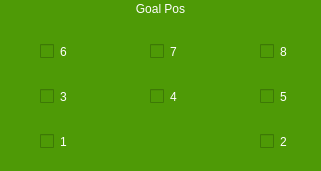
   <widget class="QGroupBox" name="gb_field">
    <property name="geometry">
     <rect>
      <x>250</x>
      <y>170</y>
      <width>321</width>
      <height>171</height>
     </rect>
    </property>
    <property name="styleSheet">
     <string notr="true">background-color: rgb(78, 154, 6);
color: rgb(255, 255, 255);
border-radius: 5%;
</string>
    </property>
    <property name="title">
     <string>Goal Pos</string>
    </property>
    <property name="alignment">
     <set>Qt::AlignCenter</set>
    </property>
    <property name="flat">
     <bool>true</bool>
    </property>
    <property name="checked">
     <bool>false</bool>
    </property>
    <widget class="QCheckBox" name="dummyBot7">
     <property name="geometry">
      <rect>
       <x>150</x>
       <y>40</y>
       <width>31</width>
       <height>23</height>
      </rect>
     </property>
     <property name="styleSheet">
      <string notr="true">border : none;</string>
     </property>
     <property name="text">
      <string>7</string>
     </property>
    </widget>
    <widget class="QCheckBox" name="dummyBot4">
     <property name="geometry">
      <rect>
       <x>150</x>
       <y>85</y>
       <width>31</width>
       <height>23</height>
      </rect>
     </property>
     <property name="styleSheet">
      <string notr="true">border : none;</string>
     </property>
     <property name="text">
      <string>4</string>
     </property>
    </widget>
    <widget class="QCheckBox" name="dummyBot5">
     <property name="geometry">
      <rect>
       <x>260</x>
       <y>85</y>
       <width>31</width>
       <height>23</height>
      </rect>
     </property>
     <property name="styleSheet">
      <string notr="true">border : none;</string>
     </property>
     <property name="text">
      <string>5</string>
     </property>
    </widget>
    <widget class="QCheckBox" name="dummyBot8">
     <property name="geometry">
      <rect>
       <x>260</x>
       <y>40</y>
       <width>31</width>
       <height>23</height>
      </rect>
     </property>
     <property name="styleSheet">
      <string notr="true">border : none;</string>
     </property>
     <property name="text">
      <string>8</string>
     </property>
    </widget>
    <widget class="QCheckBox" name="dummyBot6">
     <property name="geometry">
      <rect>
       <x>40</x>
       <y>40</y>
       <width>31</width>
       <height>23</height>
      </rect>
     </property>
     <property name="styleSheet">
      <string notr="true">border : none;</string>
     </property>
     <property name="text">
      <string>6</string>
     </property>
    </widget>
    <widget class="QCheckBox" name="dummyBot3">
     <property name="geometry">
      <rect>
       <x>40</x>
       <y>85</y>
       <width>31</width>
       <height>23</height>
      </rect>
     </property>
     <property name="styleSheet">
      <string notr="true">border : none;</string>
     </property>
     <property name="text">
      <string>3</string>
     </property>
    </widget>
    <widget class="QCheckBox" name="dummyBot1">
     <property name="enabled">
      <bool>true</bool>
     </property>
     <property name="geometry">
      <rect>
       <x>40</x>
       <y>130</y>
       <width>31</width>
       <height>23</height>
      </rect>
     </property>
     <property name="styleSheet">
      <string notr="true">border : none;</string>
     </property>
     <property name="text">
      <string>1</string>
     </property>
     <property name="iconSize">
      <size>
       <width>16</width>
       <height>16</height>
      </size>
     </property>
     <property name="checked">
      <bool>false</bool>
     </property>
    </widget>
    <widget class="QCheckBox" name="dummyBot2">
     <property name="geometry">
      <rect>
       <x>260</x>
       <y>130</y>
       <width>31</width>
       <height>23</height>
      </rect>
     </property>
     <property name="styleSheet">
      <string notr="true">border : none;</string>
     </property>
     <property name="text">
      <string>2</string>
     </property>
    </widget>
   </widget>
